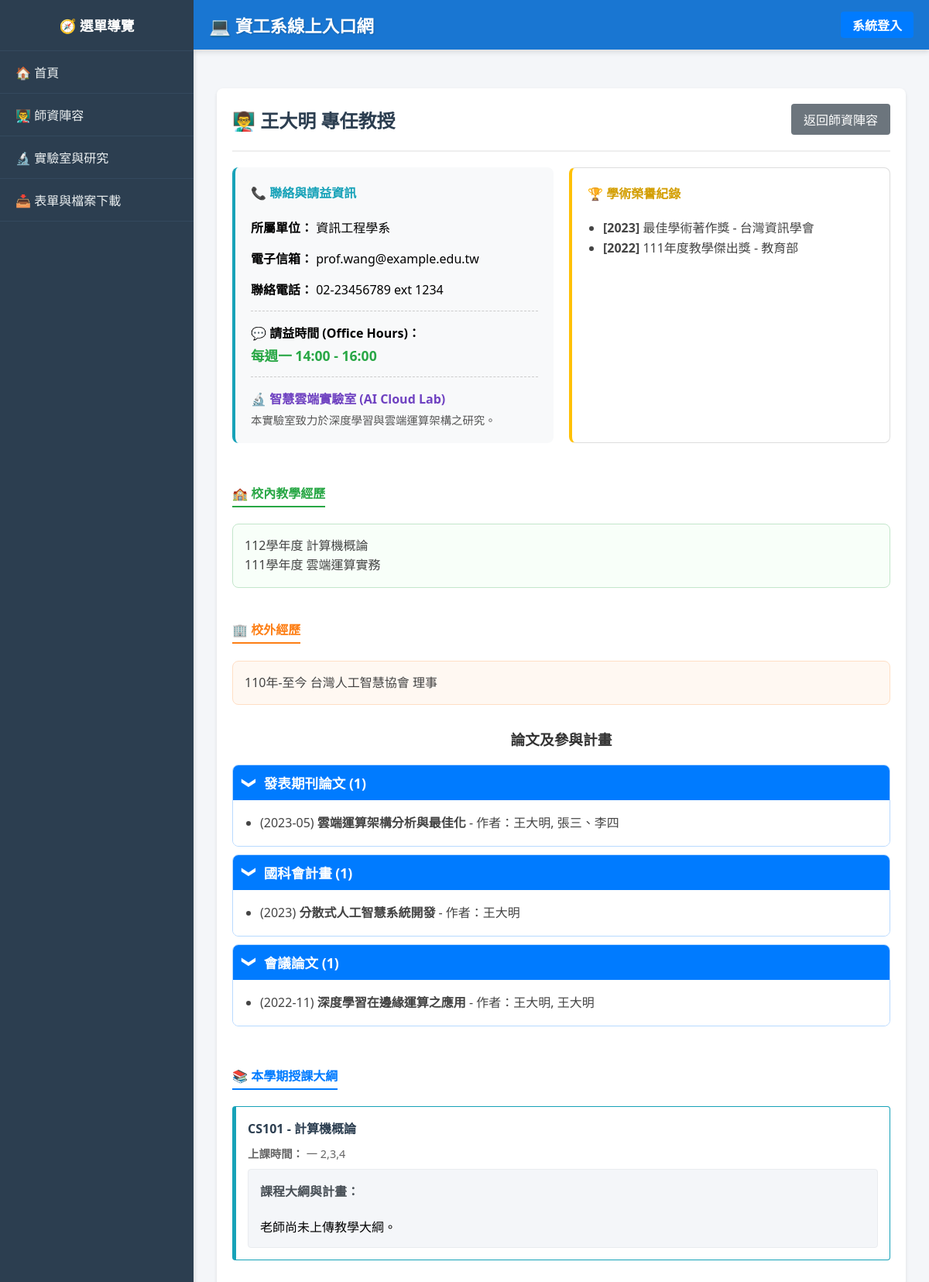
/index.php?page=teacher_detail&id=1, run on the app's committed database.
### tables this page shows
CREATE TABLE Teachers (
    teacher_id INT AUTO_INCREMENT PRIMARY KEY,
    user_id INT NOT NULL,
    name VARCHAR(100) NOT NULL,
    title VARCHAR(100),
    department VARCHAR(100) DEFAULT '資訊工程學系',
    phone VARCHAR(20),
    email VARCHAR(100),
    office_hours VARCHAR(100) DEFAULT NULL COMMENT '請益時間',
    lab_name VARCHAR(100) DEFAULT NULL COMMENT '實驗室名稱',
    lab_info TEXT DEFAULT NULL COMMENT '實驗室簡介與研究方向',
    teaching_experience TEXT DEFAULT NULL COMMENT '校內教學經歷',
    external_experience TEXT DEFAULT NULL COMMENT '校外經歷',
    FOREIGN KEY (user_id) REFERENCES Users(id) ON DELETE CASCADE
);

CREATE TABLE AcademicHonors (
    honor_id INT AUTO_INCREMENT PRIMARY KEY,
    teacher_id INT NOT NULL,
    honor_name VARCHAR(255) NOT NULL,
    awarding_body VARCHAR(255),
    award_year INT,
    FOREIGN KEY (teacher_id) REFERENCES Teachers(teacher_id) ON DELETE CASCADE
);

CREATE TABLE Publications (
    work_id INT AUTO_INCREMENT PRIMARY KEY,
    teacher_id INT NOT NULL,
    work_type VARCHAR(100) NOT NULL,
    title VARCHAR(255) NOT NULL,
    authors TEXT COMMENT '其他作者(不含教師本人)',
    publish_year VARCHAR(50),
    FOREIGN KEY (teacher_id) REFERENCES Teachers(teacher_id) ON DELETE CASCADE
);

CREATE TABLE Courses (
    course_id INT AUTO_INCREMENT PRIMARY KEY,
    course_code VARCHAR(20) NOT NULL,
    course_name VARCHAR(100) NOT NULL,
    semester VARCHAR(10) NOT NULL,
    teacher_id INT,
    capacity INT NOT NULL DEFAULT 50,
    schedule VARCHAR(100),
    room VARCHAR(50) DEFAULT NULL,
    syllabus TEXT,
    weight_assignment INT NOT NULL DEFAULT 30,
    weight_midterm INT NOT NULL DEFAULT 30,
    weight_final INT NOT NULL DEFAULT 40,
    created_at TIMESTAMP DEFAULT CURRENT_TIMESTAMP,
    FOREIGN KEY (teacher_id) REFERENCES Teachers(teacher_id) ON DELETE SET NULL
);

### modules/public/teacher_detail.php (the view, shortened to what this page needs)
<?php
$teacher_id = isset($_GET['id']) ? intval($_GET['id']) : 0;
$stmt = $conn->prepare("SELECT * FROM Teachers WHERE teacher_id = ?");
$stmt->bind_param("i", $teacher_id);
$stmt->execute();
$teacher = $stmt->get_result()->fetch_assoc();
if (!$teacher) {
    echo "<div class='card'><h2>查無此教師</h2><p>找不到該教師的資料。</p></div>";
} else {
?>
<div class="card">
    <div style="display: flex; justify-content: space-between; align-items: center;">
        <h2 style="margin: 0; color: #2c3e50;">👨‍🏫 <?php echo htmlspecialchars($teacher['name']); ?> <?php echo htmlspecialchars($teacher['title']); ?></h2>
        <a href="index.php?page=faculty" class="btn" style="background: #6c757d;">返回師資陣容</a>
    </div>
    <hr style="border-top: 2px solid #eee;">
    <div style="display: grid; grid-template-columns: 1fr 1fr; gap: 20px;">
        <div style="background: #f8f9fa; padding: 20px; border-radius: 8px; border-left: 4px solid #17a2b8;">
            <h4 style="margin-top: 0; color: #17a2b8;">📞 聯絡與請益資訊</h4>
            <p><strong>所屬單位：</strong> <?php echo htmlspecialchars($teacher['department']); ?></p>
            <p><strong>電子信箱：</strong> <?php echo htmlspecialchars($teacher['email']); ?></p>
            <p><strong>聯絡電話：</strong> <?php echo htmlspecialchars($teacher['phone']); ?></p>
            <div style="margin-top: 15px; padding-top: 15px; border-top: 1px dashed #ccc;">
                <p style="margin: 0;"><strong>💬 請益時間 (Office Hours)：</strong></p>
                <p style="color: #28a745; font-weight: bold; margin: 5px 0 0 0; font-size: 1.1em;">
                    <?php echo htmlspecialchars($teacher['office_hours'] ?? '請先透過信箱預約'); ?>
                </p>
            </div>
            <?php if (!empty($teacher['lab_name'])): ?>
            <div style="margin-top: 15px; padding-top: 15px; border-top: 1px dashed #ccc;">
                <h4 style="margin: 0 0 5px 0; color: #6f42c1;">🔬 <?php echo htmlspecialchars($teacher['lab_name']); ?></h4>
                <p style="margin: 0; font-size: 0.9em; color: #555;">
                    <?php echo nl2br(htmlspecialchars($teacher['lab_info'])); ?>
                </p>
            </div>
            <?php endif; ?>
        </div>
        <div style="background: #fff; padding: 20px; border-radius: 8px; border: 1px solid #ddd; border-left: 4px solid #ffc107;">
            <h4 style="margin-top: 0; color: #d39e00;">🏆 學術榮譽紀錄</h4>
            <ul style="padding-left: 20px; margin-bottom: 0; line-height: 1.6; color:#444;">
                <?php
                $honors = $conn->query("SELECT * FROM AcademicHonors WHERE teacher_id = $teacher_id ORDER BY award_year DESC");
                if($honors->num_rows > 0) {
                    while($h = $honors->fetch_assoc()) {
                        $year_str = $h['award_year'] ? "[{$h['award_year']}] " : "";
                        $body_str = $h['awarding_body'] ? " - " . htmlspecialchars($h['awarding_body']) : "";
                        echo "<li><strong>{$year_str}</strong>" . htmlspecialchars($h['honor_name']) . $body_str . "</li>";
                    }
                } else {
                    echo "<li style='color:#999; list-style:none;'>尚無登錄紀錄</li>";
                }
                ?>
            </ul>
        </div>
    </div>
    <?php if (!empty($teacher['teaching_experience'])): ?>
    <div style="margin-top: 30px;">
        <h4 style="color: #28a745; border-bottom: 2px solid #28a745; padding-bottom: 5px; display: inline-block;">🏫 校內教學經歷</h4>
        <div style="background: #f8fff9; padding: 15px; border-radius: 8px; border: 1px solid #c3e6cb; line-height: 1.6; color:#444;">
            <?php echo nl2br(htmlspecialchars($teacher['teaching_experience'])); ?>
        </div>
    </div>
    <?php endif; ?>
    <?php if (!empty($teacher['external_experience'])): ?>
    <div style="margin-top: 20px;">
        <h4 style="color: #fd7e14; border-bottom: 2px solid #fd7e14; padding-bottom: 5px; display: inline-block;">🏢 校外經歷</h4>
        <div style="background: #fff8f2; padding: 15px; border-radius: 8px; border: 1px solid #ffdfc5; line-height: 1.6; color:#444;">
            <?php echo nl2br(htmlspecialchars($teacher['external_experience'])); ?>
        </div>
    </div>
    <?php endif; ?>
    <div style="margin-top: 30px;">
        <h3 style="text-align: center; color: #333; margin-bottom: 20px;">論文及參與計畫</h3>
        <?php
        $pubs_result = $conn->query("SELECT * FROM Publications WHERE teacher_id = $teacher_id ORDER BY publish_year DESC");
        $grouped_pubs = [];
        while($row = $pubs_result->fetch_assoc()) {
            $grouped_pubs[$row['work_type']][] = $row;
        }
        if(!empty($grouped_pubs)) {
            echo "<div style='display:flex; flex-direction:column; gap:10px;'>";
            foreach($grouped_pubs as $type => $items) {
                $count = count($items);
                echo "<div style='background:#f4f9ff; border:1px solid #b8daff; border-radius:8px; overflow:hidden;'>";
                echo "<div onclick='togglePubSection(this)' style='background:#007bff; color:white; padding:10px 15px; font-size:1.1em; font-weight:bold; display:flex; align-items:center; cursor:pointer; user-select:none;'>";
                echo "<span class='toggle-arrow' style='margin-right:10px; display:inline-block; transition:transform 0.2s ease; transform:rotate(90deg);'>❯</span> {$type} ({$count})";
                echo "</div>";
                echo "<div class='pub-content' style='padding:15px; background:#fff; display:block;'>";
                echo "<ul style='margin:0; padding-left:20px; line-height:1.8; color:#444;'>";
                foreach($items as $item) {
                    $year_str = $item['publish_year'] ? "({$item['publish_year']}) " : "";
                    $display_authors = htmlspecialchars($teacher['name']);
                    if (!empty($item['authors'])) {
                        $display_authors .= ', ' . htmlspecialchars($item['authors']);
                    }
                    $author_str = " - 作者：" . $display_authors;
                    echo "<li>{$year_str}<strong>" . htmlspecialchars($item['title']) . "</strong>{$author_str}</li>";
                }
                echo "</ul>";
                echo "</div>";
                echo "</div>";
            }
            echo "</div>";
        } else {
            echo "<p style='text-align:center; color:#999; padding:20px; background:#f8f9fa; border-radius:8px;'>尚無相關研究與計畫資料</p>";
        }
        ?>
    </div>
    <div style="margin-top: 30px;">
        <h4 style="color: #007bff; border-bottom: 2px solid #007bff; padding-bottom: 5px; display: inline-block;">📚 本學期授課大綱</h4>
        <?php
        $courses = $conn->prepare("SELECT course_code, course_name, schedule, syllabus FROM Courses WHERE teacher_id = ? AND semester = '113-1'");
        $courses->bind_param("i", $teacher_id);
        $courses->execute();
        $courses_result = $courses->get_result();
        if ($courses_result->num_rows > 0) {
            while ($c = $courses_result->fetch_assoc()) {
                echo "<div style='border: 1px solid #17a2b8; border-left: 5px solid #17a2b8; border-radius: 4px; padding: 15px; margin-bottom: 15px; background: #fff;'>";
                echo "<h4 style='margin: 0 0 10px 0; color: #2c3e50;'>" . htmlspecialchars($c['course_code']) . " - " . htmlspecialchars($c['course_name']) . "</h4>";
                echo "<p style='margin: 0 0 10px 0; font-size: 0.9em; color: #666;'><strong>上課時間：</strong> " . htmlspecialchars($c['schedule']) . "</p>";
                echo "<div style='background: #f4f6f9; padding: 15px; border-radius: 4px; border: 1px solid #e9ecef;'>";
                echo "<strong style='color: #495057;'>課程大綱與計畫：</strong><br><br>";
                echo nl2br(htmlspecialchars($c['syllabus'] ?? '老師尚未上傳教學大綱。'));
                echo "</div></div>";
            }
        } else {
            echo "<p style='color: #666; background: #f8f9fa; padding: 15px; border-radius: 4px;'>本學期暫無排定課程。</p>";
        }
        ?>
    </div>
</div>
<?php } ?>

### assets/css/style.css (style rules this page uses)
.card { background: #fff; border-radius: 8px; padding: 20px; box-shadow: 0 2px 4px rgba(0,0,0,0.1); margin-bottom: 20px; }
.card h2 { margin-top: 0; color: #2c3e50; }
button, .btn { padding: 8px 16px; background: #007bff; color: white; border: none; border-radius: 4px; cursor: pointer; text-decoration: none; display: inline-block; transition: all 0.3s ease; font-weight: 500; }
hr { border: none; border-top: 1px solid #e0e0e0; margin: 20px 0; }

### data on the page
teachers: name "王大明", title "專任教授", department "資訊工程學系", email "prof.wang@example.edu.tw", phone "02-23456789 ext 1234", office_hours "每週一 14:00 - 16:00", lab_name "智慧雲端實驗室 (AI Cloud Lab)", lab_info "本實驗室致力於深度學習與雲端運算架構之研究。", teaching_experience "112學年度 計算機概論 111學年度 雲端運算實務", external_experience "110年-至今 台灣人工智慧協會 理事"
academichonors: award_year "[2023]", honor_name "最佳學術著作獎", awarding_body "- 台灣資訊學會"
academichonors: award_year "[2022]", honor_name "111年度教學傑出獎", awarding_body "- 教育部"
publications: publish_year "(2023-05)", title "雲端運算架構分析與最佳化", author_str "- 作者：王大明, 張三、李四"
publications: publish_year "(2023)", title "分散式人工智慧系統開發", teacher.name "- 作者：王大明"
publications: publish_year "(2022-11)", title "深度學習在邊緣運算之應用", author_str "- 作者：王大明, 王大明"
courses: course_code "CS101", course_name "計算機概論", schedule "一 2,3,4", syllabus "老師尚未上傳教學大綱。"

### other printed values
$type "發表期刊論文"
$count "1"
$type "國科會計畫"
$type "會議論文"
